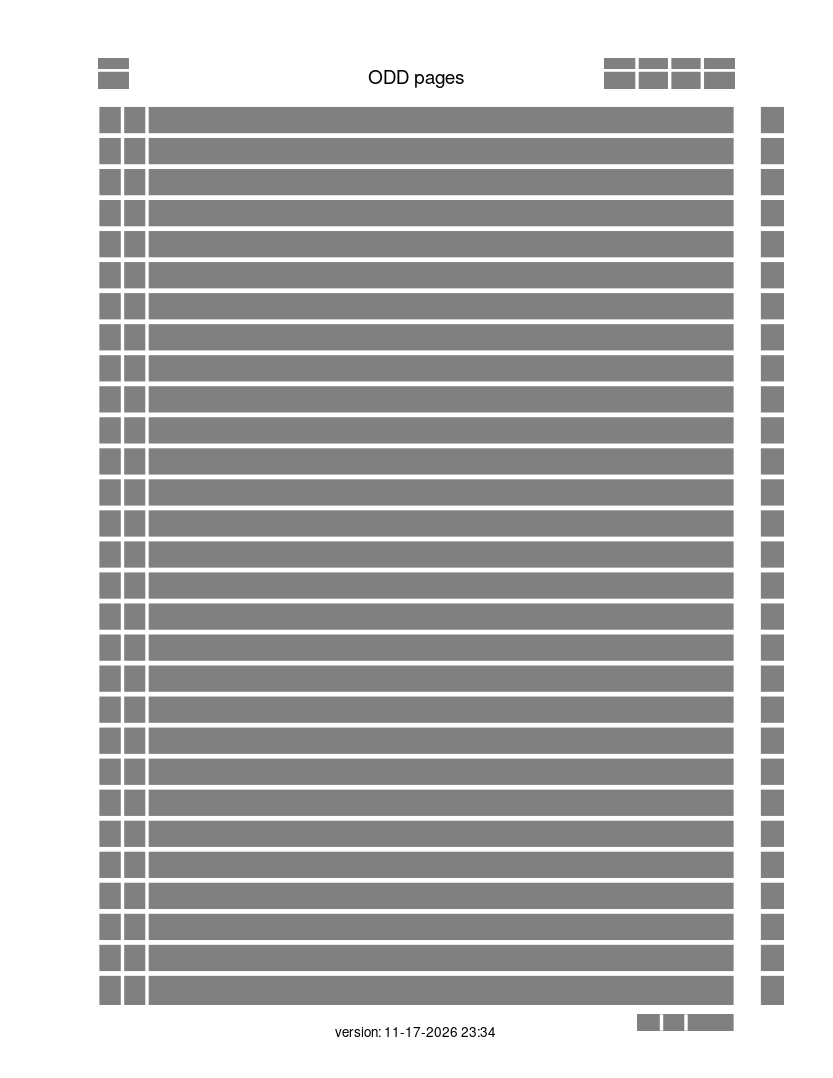

Write MATLAB code to recreate this figure.
% template for writing
% 
% v1: Seungjin Baek 3/10/2015
% v2: 3/18/2015 - template for pages on RIGHT side
clear all; close all

orientation = 'portrait';
PaperH = 11;
PaperW = 8.5;
fig_position = [0.1 0.5 PaperW PaperH];

paper_position = [0 0 PaperW PaperH];

hf_1 = figure('Tag','cbec figure',...
    'Color','w', ...
    'PaperType','usletter', ...
    'PaperUnits','inches', ...
    'PaperPosition',paper_position, ...
    'Units','inches','Position',fig_position, ...
    'PaperOrientation',orientation);

axes1 = axes('Parent',hf_1,...
    'Tag','FigureBox',...
    'Visible','off','units','inches','Position',[0 0 PaperW PaperH]);

%% Lines
line_width1 = 0.1;
line_width_v = [2 2 2.5 2.5];

Lmargin = 0.5; Rmargin = Lmargin;
Tmargin = 0.75; Bmargin = 0.75;
dx = 0.25;

% Horizontal lines

box_height = (PaperH-Tmargin)-(Bmargin);
dy = box_height/30;
linesHeight = 0;
j = 1;

num_Lines = 35;
Pos_Y_line = zeros(35,1);
while box_height-linesHeight >= dy

    Lx = [Lmargin PaperW-Rmargin]./PaperW;
    Ly = [Bmargin+dy*j Bmargin+dy*j]./PaperH;
    linesHeight = dy*j;
    Pos_Y_line(j) = Ly(1)*PaperH;
    
    j = j+1;
    %line(Lx,Ly,'Parent',axes1,'LineWidth',2.5,'Color','w')
    
end

% Black initial spacing

% p_greyTOP = patch([0.5 0.5 PaperW-Rmargin PaperW-Rmargin]./PaperW, ...
%     [PaperH-Tmargin-dy Bmargin Bmargin PaperH-Tmargin-dy]./PaperH,[.5 .5 .5]);

p_greyTOP = patch([1 1 PaperW-Rmargin PaperW-Rmargin]./PaperW, ...
    [PaperH-Tmargin-dy Bmargin Bmargin PaperH-Tmargin-dy]./PaperH,[.5 .5 .5]);
set(p_greyTOP,'edgecolor','none')


%% top black areas
Pos_Y_line = Pos_Y_line(Pos_Y_line ~=0);

% p_greyTOP1 = patch([1 1 1+5/3 1+5/3]./PaperW, ...
%     [PaperH-Tmargin+dy/2 Pos_Y_line(end)+dy/2 Pos_Y_line(end)+dy/2 PaperH-Tmargin+dy/2]./PaperH,[.5 .5 .5]);
% set(p_greyTOP1,'edgecolor','none')
p_greyTOP1 = patch([1 1 1+1/3 1+1/3]./PaperW, ...
    [PaperH-Tmargin+dy/2 Pos_Y_line(end)+dy/2 Pos_Y_line(end)+dy/2 PaperH-Tmargin+dy/2]./PaperH,[.5 .5 .5]);
set(p_greyTOP1,'edgecolor','none')

% p_greyTOP2 = patch([7.5-5/3 7.5-5/3 7.5 7.5]./PaperW, ...
%     [PaperH-Tmargin+dy/2 Pos_Y_line(end)+dy/2 Pos_Y_line(end)+dy/2 PaperH-Tmargin+dy/2]./PaperH,[.5 .5 .5]);
% set(p_greyTOP2,'edgecolor','none')

p_greyTOP2 = patch([7.5-4/3 7.5-4/3 7.5 7.5]./PaperW, ...
    [PaperH-Tmargin+dy/2 Pos_Y_line(end)+dy/2 Pos_Y_line(end)+dy/2 PaperH-Tmargin+dy/2]./PaperH,[.5 .5 .5]);
set(p_greyTOP2,'edgecolor','none')

% vertical lines header
lx = 1/3;
for i = 1:1
    Vx1 = [Lmargin+.5+lx*i Lmargin+.5+lx*i]./PaperW;
    Vy1 = [PaperH-Tmargin+dy/2 Pos_Y_line(end)+dy/2]./PaperH;
    line(Vx1,Vy1,'Parent',axes1,'LineWidth',2.5,'Color','w')
    clear Vx1 Vy1
end

for i = 1:3
    Vx1 = [PaperW-Rmargin-.5-lx*i PaperW-Rmargin-.5-lx*i]./PaperW;
    Vy1 = [PaperH-Tmargin+dy/2 Pos_Y_line(end)+dy/2]./PaperH;
    line(Vx1,Vy1,'Parent',axes1,'LineWidth',2.5,'Color','w')
    clear Vx1 Vy1
end

% horizontal guideline for Book names and page number (60% of the top box)
% line([.5 PaperW-.5]./PaperW,[PaperH-Tmargin+dy/2 PaperH-Tmargin+dy/2]./PaperH, ...
%     'Parent',axes1,'LineWidth',2,'Color','w')
% 
% line([.5 PaperW-.5]./PaperW,[PaperH-Tmargin-dy/2 PaperH-Tmargin-dy/2]./PaperH, ...
%     'Parent',axes1,'LineWidth',2,'Color','g')

line([.5 PaperW-.5]./PaperW,[PaperH-Tmargin-dy/2+dy*.6 PaperH-Tmargin-dy/2+dy*.6]./PaperH, ...
    'Parent',axes1,'LineWidth',2,'Color','w')

%% Bottom black (for dates)
% p_greyBOT1 = patch([1 1 2 2]./PaperW, ...
%     [Bmargin-1/10 Bmargin-1/10-1/6 Bmargin-1/10-1/6 Bmargin-1/10]./PaperH,[.5 .5 .5]);
% set(p_greyBOT1,'edgecolor','none')

p_greyBOT2 = patch([PaperW-Rmargin-dx*2-1 PaperW-Rmargin-dx*2-1 PaperW-Rmargin-dx*2 PaperW-Rmargin-dx*2]./PaperW, ...
    [Bmargin-1/10 Bmargin-1/10-1/6 Bmargin-1/10-1/6 Bmargin-1/10]./PaperH,[.5 .5 .5]);
set(p_greyBOT2,'edgecolor','none')

% date divider (right side)

Vx1r = [PaperW-Rmargin-1 PaperW-Rmargin-1]./PaperW;
Vy1r = [Bmargin-1/10 Bmargin-1/10-1/6]./PaperH;
line(Vx1r,Vy1r,'Parent',axes1,'LineWidth',2.5,'Color','w')

Vx1r = [PaperW-Rmargin-1-.25 PaperW-Rmargin-1-.25]./PaperW;
Vy1r = [Bmargin-1/10 Bmargin-1/10-1/6]./PaperH;
line(Vx1r,Vy1r,'Parent',axes1,'LineWidth',2.5,'Color','w')

%% Grey side bars -------------
% p_greyLeft = patch([Lmargin+dx Lmargin+dx Lmargin+dx*2 Lmargin+dx*2]./PaperW, ...
%     [PaperH-Tmargin-dy Pos_Y_line(1)-dy Pos_Y_line(1)-dy PaperH-Tmargin-dy]./PaperH,'w');
% set(p_greyLeft,'edgecolor','none')

p_greyRight = patch([PaperW-Rmargin-dx*2 PaperW-Rmargin-dx*2 PaperW-Rmargin-dx PaperW-Rmargin-dx]./PaperW, ...
    [PaperH-Tmargin-dy Pos_Y_line(1)-dy Pos_Y_line(1)-dy PaperH-Tmargin-dy]./PaperH,'w');
set(p_greyRight,'edgecolor','none')


% Outer box ---- not needed

% XData1=[Lmargin PaperW-Rmargin PaperW-Rmargin Lmargin Lmargin]./PaperW; 
% YData1=[Bmargin Bmargin PaperH-Tmargin+dy/2 PaperH-Tmargin+dy/2 Bmargin]./PaperH;  % inches

% line(XData1,YData1,'Parent',axes1,'Tag','Border','LineWidth',line_width1,'Color','w');
% set(axes1,'ylim',[0 1]);
% set(axes1,'xlim',[0 1]);

% Vertical lines LEFT
for i = 1:4
    Vx1 = [Lmargin + dx*i Lmargin + dx*i]./PaperW;
    Vy1 = [Bmargin-dy PaperH-Tmargin-dy]./PaperH;
    line(Vx1,Vy1,'Parent',axes1,'LineWidth',line_width_v(i),'Color','w')
    clear Vx1 Vy1
end

% Vertical lines Right
dx = 0.25;
for i = 1:2
    Vx2 = [PaperW-Lmargin-dx*i  PaperW-Lmargin-dx*i]./PaperW;
    Vy2 = [Bmargin-dy PaperH-Tmargin-dy]./PaperH;
    line(Vx2,Vy2,'Parent',axes1,'LineWidth',line_width_v(i),'Color','w')
    clear Vx2 Vy2
end

% Horizontal lines

box_height = (PaperH-Tmargin)-(Bmargin);
dy = box_height/30;
linesHeight = 0;
j = 1;

% num_Lines = 35;
Pos_Y_line = zeros(35,1);
while box_height-linesHeight >= dy

    Lx = [Lmargin PaperW-Rmargin]./PaperW;
    Ly = [Bmargin+dy*j Bmargin+dy*j]./PaperH;
    linesHeight = dy*j;
    Pos_Y_line(j) = Ly(1)*PaperH;
    
    j = j+1;
    line(Lx,Ly,'Parent',axes1,'LineWidth',3.5,'Color','w')
    
end

%% Some texts

text(0.5,dy*1.5/PaperH,sprintf('version: %s',datestr(now,'mm-dd-yyyy HH:MM')),'horizontalalignment','center')
text(0.5,(PaperH - dy*2.5)/PaperH,'ODD pages','horizontalalignment','center','fontsize',14)

%% print the page
print(hf_1,'-dpdf','-r600','test_2_R_grey')
